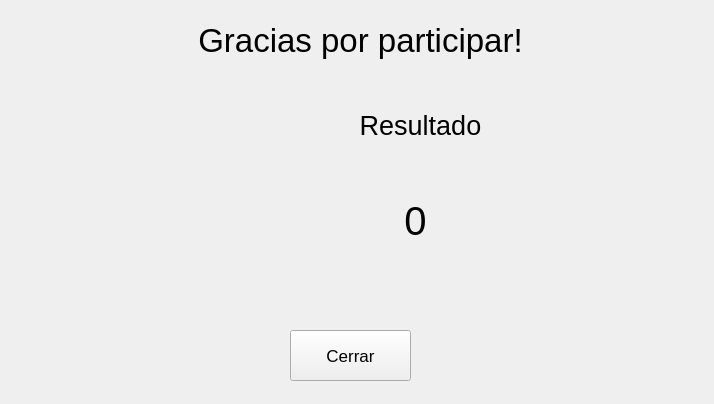
<?xml version="1.0" encoding="UTF-8"?>
<ui version="4.0">
 <class>Form</class>
 <widget class="QWidget" name="Form">
  <property name="windowModality">
   <enum>Qt::WindowModality::WindowModal</enum>
  </property>
  <property name="enabled">
   <bool>true</bool>
  </property>
  <property name="geometry">
   <rect>
    <x>0</x>
    <y>0</y>
    <width>714</width>
    <height>404</height>
   </rect>
  </property>
  <property name="sizePolicy">
   <sizepolicy hsizetype="Fixed" vsizetype="Fixed">
    <horstretch>0</horstretch>
    <verstretch>0</verstretch>
   </sizepolicy>
  </property>
  <property name="minimumSize">
   <size>
    <width>714</width>
    <height>404</height>
   </size>
  </property>
  <property name="maximumSize">
   <size>
    <width>714</width>
    <height>404</height>
   </size>
  </property>
  <property name="windowTitle">
   <string>Gracias por Participar!</string>
  </property>
  <property name="windowIcon">
   <iconset>
    <normalon>../resources/icons/logo.ico</normalon>
   </iconset>
  </property>
  <widget class="QPushButton" name="btnCerrar">
   <property name="geometry">
    <rect>
     <x>290</x>
     <y>330</y>
     <width>121</width>
     <height>51</height>
    </rect>
   </property>
   <property name="font">
    <font>
     <pointsize>13</pointsize>
    </font>
   </property>
   <property name="text">
    <string>Cerrar</string>
   </property>
   <property name="iconSize">
    <size>
     <width>16</width>
     <height>16</height>
    </size>
   </property>
   <property name="autoRepeatInterval">
    <number>103</number>
   </property>
   <property name="autoDefault">
    <bool>false</bool>
   </property>
   <property name="default">
    <bool>false</bool>
   </property>
   <property name="flat">
    <bool>false</bool>
   </property>
  </widget>
  <widget class="QLabel" name="lblIcono">
   <property name="geometry">
    <rect>
     <x>160</x>
     <y>10</y>
     <width>401</width>
     <height>61</height>
    </rect>
   </property>
   <property name="font">
    <font>
     <pointsize>25</pointsize>
    </font>
   </property>
   <property name="text">
    <string>Gracias por participar!</string>
   </property>
   <property name="alignment">
    <set>Qt::AlignmentFlag::AlignCenter</set>
   </property>
  </widget>
  <widget class="QLabel" name="label_2">
   <property name="geometry">
    <rect>
     <x>50</x>
     <y>80</y>
     <width>211</width>
     <height>201</height>
    </rect>
   </property>
   <property name="text">
    <string/>
   </property>
   <property name="pixmap">
    <pixmap>../resources/icons/logo.png</pixmap>
   </property>
   <property name="scaledContents">
    <bool>true</bool>
   </property>
  </widget>
  <widget class="QLabel" name="lblRes">
   <property name="geometry">
    <rect>
     <x>360</x>
     <y>170</y>
     <width>111</width>
     <height>101</height>
    </rect>
   </property>
   <property name="font">
    <font>
     <pointsize>30</pointsize>
    </font>
   </property>
   <property name="text">
    <string>0</string>
   </property>
   <property name="textFormat">
    <enum>Qt::TextFormat::PlainText</enum>
   </property>
   <property name="scaledContents">
    <bool>true</bool>
   </property>
   <property name="alignment">
    <set>Qt::AlignmentFlag::AlignCenter</set>
   </property>
  </widget>
  <widget class="QLabel" name="lblNota_2">
   <property name="geometry">
    <rect>
     <x>340</x>
     <y>90</y>
     <width>161</width>
     <height>71</height>
    </rect>
   </property>
   <property name="font">
    <font>
     <pointsize>20</pointsize>
    </font>
   </property>
   <property name="text">
    <string>Resultado</string>
   </property>
   <property name="textFormat">
    <enum>Qt::TextFormat::PlainText</enum>
   </property>
   <property name="scaledContents">
    <bool>false</bool>
   </property>
   <property name="alignment">
    <set>Qt::AlignmentFlag::AlignCenter</set>
   </property>
  </widget>
 </widget>
 <resources/>
 <connections/>
</ui>
